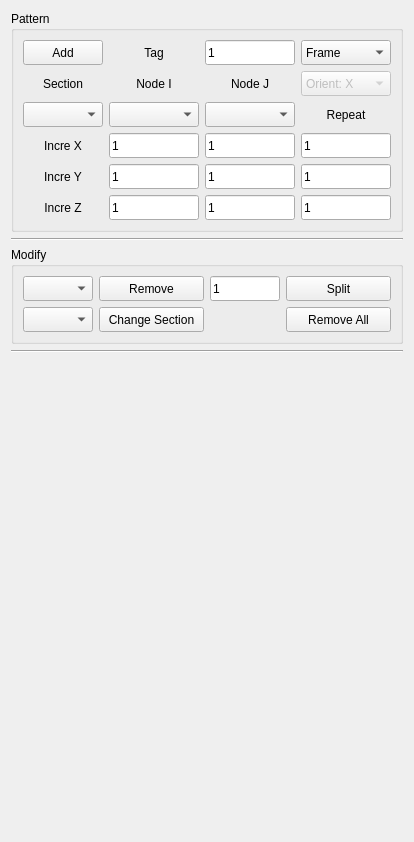
        <widget class="QWidget" name="tab_element">
         <attribute name="title">
          <string>Element</string>
         </attribute>
         <layout class="QVBoxLayout" name="verticalLayout_8">
          <item>
           <widget class="QGroupBox" name="groupBox_2">
            <property name="title">
             <string>Pattern</string>
            </property>
            <layout class="QVBoxLayout" name="verticalLayout_7">
             <item>
              <layout class="QGridLayout" name="gridLayout_2">
               <item row="0" column="0">
                <widget class="QPushButton" name="button_add_element">
                 <property name="sizePolicy">
                  <sizepolicy hsizetype="Preferred" vsizetype="Fixed">
                   <horstretch>0</horstretch>
                   <verstretch>0</verstretch>
                  </sizepolicy>
                 </property>
                 <property name="minimumSize">
                  <size>
                   <width>60</width>
                   <height>25</height>
                  </size>
                 </property>
                 <property name="maximumSize">
                  <size>
                   <width>90</width>
                   <height>40</height>
                  </size>
                 </property>
                 <property name="text">
                  <string>Add</string>
                 </property>
                </widget>
               </item>
               <item row="0" column="1">
                <widget class="QLabel" name="label_element">
                 <property name="sizePolicy">
                  <sizepolicy hsizetype="Preferred" vsizetype="Preferred">
                   <horstretch>0</horstretch>
                   <verstretch>0</verstretch>
                  </sizepolicy>
                 </property>
                 <property name="minimumSize">
                  <size>
                   <width>60</width>
                   <height>25</height>
                  </size>
                 </property>
                 <property name="maximumSize">
                  <size>
                   <width>90</width>
                   <height>40</height>
                  </size>
                 </property>
                 <property name="text">
                  <string>Tag</string>
                 </property>
                 <property name="alignment">
                  <set>Qt::AlignCenter</set>
                 </property>
                </widget>
               </item>
               <item row="0" column="2">
                <widget class="QLineEdit" name="input_element_tag">
                 <property name="sizePolicy">
                  <sizepolicy hsizetype="Preferred" vsizetype="Fixed">
                   <horstretch>0</horstretch>
                   <verstretch>0</verstretch>
                  </sizepolicy>
                 </property>
                 <property name="minimumSize">
                  <size>
                   <width>60</width>
                   <height>25</height>
                  </size>
                 </property>
                 <property name="maximumSize">
                  <size>
                   <width>90</width>
                   <height>40</height>
                  </size>
                 </property>
                 <property name="text">
                  <string>1</string>
                 </property>
                </widget>
               </item>
               <item row="1" column="0">
                <widget class="QLabel" name="label_material">
                 <property name="sizePolicy">
                  <sizepolicy hsizetype="Preferred" vsizetype="Preferred">
                   <horstretch>0</horstretch>
                   <verstretch>0</verstretch>
                  </sizepolicy>
                 </property>
                 <property name="minimumSize">
                  <size>
                   <width>60</width>
                   <height>25</height>
                  </size>
                 </property>
                 <property name="maximumSize">
                  <size>
                   <width>90</width>
                   <height>40</height>
                  </size>
                 </property>
                 <property name="text">
                  <string>Section</string>
                 </property>
                 <property name="alignment">
                  <set>Qt::AlignCenter</set>
                 </property>
                </widget>
               </item>
               <item row="1" column="1">
                <widget class="QLabel" name="label_nodei">
                 <property name="sizePolicy">
                  <sizepolicy hsizetype="Preferred" vsizetype="Preferred">
                   <horstretch>0</horstretch>
                   <verstretch>0</verstretch>
                  </sizepolicy>
                 </property>
                 <property name="minimumSize">
                  <size>
                   <width>60</width>
                   <height>25</height>
                  </size>
                 </property>
                 <property name="maximumSize">
                  <size>
                   <width>90</width>
                   <height>40</height>
                  </size>
                 </property>
                 <property name="text">
                  <string>Node I</string>
                 </property>
                 <property name="alignment">
                  <set>Qt::AlignCenter</set>
                 </property>
                </widget>
               </item>
               <item row="1" column="2">
                <widget class="QLabel" name="label_nodej">
                 <property name="sizePolicy">
                  <sizepolicy hsizetype="Preferred" vsizetype="Preferred">
                   <horstretch>0</horstretch>
                   <verstretch>0</verstretch>
                  </sizepolicy>
                 </property>
                 <property name="minimumSize">
                  <size>
                   <width>60</width>
                   <height>25</height>
                  </size>
                 </property>
                 <property name="maximumSize">
                  <size>
                   <width>90</width>
                   <height>40</height>
                  </size>
                 </property>
                 <property name="text">
                  <string>Node J</string>
                 </property>
                 <property name="alignment">
                  <set>Qt::AlignCenter</set>
                 </property>
                </widget>
               </item>
               <item row="2" column="0">
                <widget class="QComboBox" name="box_section">
                 <property name="sizePolicy">
                  <sizepolicy hsizetype="Preferred" vsizetype="Fixed">
                   <horstretch>0</horstretch>
                   <verstretch>0</verstretch>
                  </sizepolicy>
                 </property>
                 <property name="minimumSize">
                  <size>
                   <width>60</width>
                   <height>25</height>
                  </size>
                 </property>
                 <property name="maximumSize">
                  <size>
                   <width>90</width>
                   <height>40</height>
                  </size>
                 </property>
                </widget>
               </item>
               <item row="2" column="1">
                <widget class="QComboBox" name="box_node_i">
                 <property name="sizePolicy">
                  <sizepolicy hsizetype="Preferred" vsizetype="Fixed">
                   <horstretch>0</horstretch>
                   <verstretch>0</verstretch>
                  </sizepolicy>
                 </property>
                 <property name="minimumSize">
                  <size>
                   <width>60</width>
                   <height>25</height>
                  </size>
                 </property>
                 <property name="maximumSize">
                  <size>
                   <width>90</width>
                   <height>40</height>
                  </size>
                 </property>
                </widget>
               </item>
               <item row="2" column="2">
                <widget class="QComboBox" name="box_node_j">
                 <property name="sizePolicy">
                  <sizepolicy hsizetype="Preferred" vsizetype="Fixed">
                   <horstretch>0</horstretch>
                   <verstretch>0</verstretch>
                  </sizepolicy>
                 </property>
                 <property name="minimumSize">
                  <size>
                   <width>60</width>
                   <height>25</height>
                  </size>
                 </property>
                 <property name="maximumSize">
                  <size>
                   <width>90</width>
                   <height>40</height>
                  </size>
                 </property>
                </widget>
               </item>
               <item row="2" column="3">
                <widget class="QLabel" name="label_repeat">
                 <property name="sizePolicy">
                  <sizepolicy hsizetype="Preferred" vsizetype="Preferred">
                   <horstretch>0</horstretch>
                   <verstretch>0</verstretch>
                  </sizepolicy>
                 </property>
                 <property name="minimumSize">
                  <size>
                   <width>60</width>
                   <height>25</height>
                  </size>
                 </property>
                 <property name="maximumSize">
                  <size>
                   <width>90</width>
                   <height>40</height>
                  </size>
                 </property>
                 <property name="text">
                  <string>Repeat</string>
                 </property>
                 <property name="alignment">
                  <set>Qt::AlignCenter</set>
                 </property>
                </widget>
               </item>
               <item row="3" column="0">
                <widget class="QLabel" name="label_increi">
                 <property name="sizePolicy">
                  <sizepolicy hsizetype="Preferred" vsizetype="Preferred">
                   <horstretch>0</horstretch>
                   <verstretch>0</verstretch>
                  </sizepolicy>
                 </property>
                 <property name="minimumSize">
                  <size>
                   <width>60</width>
                   <height>25</height>
                  </size>
                 </property>
                 <property name="maximumSize">
                  <size>
                   <width>90</width>
                   <height>40</height>
                  </size>
                 </property>
                 <property name="text">
                  <string>Incre X</string>
                 </property>
                 <property name="alignment">
                  <set>Qt::AlignCenter</set>
                 </property>
                </widget>
               </item>
               <item row="3" column="1">
                <widget class="QLineEdit" name="input_increix">
                 <property name="sizePolicy">
                  <sizepolicy hsizetype="Preferred" vsizetype="Fixed">
                   <horstretch>0</horstretch>
                   <verstretch>0</verstretch>
                  </sizepolicy>
                 </property>
                 <property name="minimumSize">
                  <size>
                   <width>60</width>
                   <height>25</height>
                  </size>
                 </property>
                 <property name="maximumSize">
                  <size>
                   <width>90</width>
                   <height>40</height>
                  </size>
                 </property>
                 <property name="text">
                  <string>1</string>
                 </property>
                </widget>
               </item>
               <item row="3" column="2">
                <widget class="QLineEdit" name="input_increjx">
                 <property name="sizePolicy">
                  <sizepolicy hsizetype="Preferred" vsizetype="Fixed">
                   <horstretch>0</horstretch>
                   <verstretch>0</verstretch>
                  </sizepolicy>
                 </property>
                 <property name="minimumSize">
                  <size>
                   <width>60</width>
                   <height>25</height>
                  </size>
                 </property>
                 <property name="maximumSize">
                  <size>
                   <width>90</width>
                   <height>40</height>
                  </size>
                 </property>
                 <property name="text">
                  <string>1</string>
                 </property>
                </widget>
               </item>
               <item row="3" column="3">
                <widget class="QLineEdit" name="input_repeati">
                 <property name="sizePolicy">
                  <sizepolicy hsizetype="Preferred" vsizetype="Fixed">
                   <horstretch>0</horstretch>
                   <verstretch>0</verstretch>
                  </sizepolicy>
                 </property>
                 <property name="minimumSize">
                  <size>
                   <width>60</width>
                   <height>25</height>
                  </size>
                 </property>
                 <property name="maximumSize">
                  <size>
                   <width>90</width>
                   <height>40</height>
                  </size>
                 </property>
                 <property name="text">
                  <string>1</string>
                 </property>
                </widget>
               </item>
               <item row="4" column="0">
                <widget class="QLabel" name="label_increj">
                 <property name="sizePolicy">
                  <sizepolicy hsizetype="Preferred" vsizetype="Preferred">
                   <horstretch>0</horstretch>
                   <verstretch>0</verstretch>
                  </sizepolicy>
                 </property>
                 <property name="minimumSize">
                  <size>
                   <width>60</width>
                   <height>25</height>
                  </size>
                 </property>
                 <property name="maximumSize">
                  <size>
                   <width>90</width>
                   <height>40</height>
                  </size>
                 </property>
                 <property name="text">
                  <string>Incre Y</string>
                 </property>
                 <property name="alignment">
                  <set>Qt::AlignCenter</set>
                 </property>
                </widget>
               </item>
               <item row="4" column="1">
                <widget class="QLineEdit" name="input_increiy">
                 <property name="sizePolicy">
                  <sizepolicy hsizetype="Preferred" vsizetype="Fixed">
                   <horstretch>0</horstretch>
                   <verstretch>0</verstretch>
                  </sizepolicy>
                 </property>
                 <property name="minimumSize">
                  <size>
                   <width>60</width>
                   <height>25</height>
                  </size>
                 </property>
                 <property name="maximumSize">
                  <size>
                   <width>90</width>
                   <height>40</height>
                  </size>
                 </property>
                 <property name="text">
                  <string>1</string>
                 </property>
                </widget>
               </item>
               <item row="4" column="2">
                <widget class="QLineEdit" name="input_increjy">
                 <property name="sizePolicy">
                  <sizepolicy hsizetype="Preferred" vsizetype="Fixed">
                   <horstretch>0</horstretch>
                   <verstretch>0</verstretch>
                  </sizepolicy>
                 </property>
                 <property name="minimumSize">
                  <size>
                   <width>60</width>
                   <height>25</height>
                  </size>
                 </property>
                 <property name="maximumSize">
                  <size>
                   <width>90</width>
                   <height>40</height>
                  </size>
                 </property>
                 <property name="text">
                  <string>1</string>
                 </property>
                </widget>
               </item>
               <item row="4" column="3">
                <widget class="QLineEdit" name="input_repeatj">
                 <property name="sizePolicy">
                  <sizepolicy hsizetype="Preferred" vsizetype="Fixed">
                   <horstretch>0</horstretch>
                   <verstretch>0</verstretch>
                  </sizepolicy>
                 </property>
                 <property name="minimumSize">
                  <size>
                   <width>60</width>
                   <height>25</height>
                  </size>
                 </property>
                 <property name="maximumSize">
                  <size>
                   <width>90</width>
                   <height>40</height>
                  </size>
                 </property>
                 <property name="text">
                  <string>1</string>
                 </property>
                </widget>
               </item>
               <item row="5" column="0">
                <widget class="QLabel" name="label_increk">
                 <property name="sizePolicy">
                  <sizepolicy hsizetype="Preferred" vsizetype="Preferred">
                   <horstretch>0</horstretch>
                   <verstretch>0</verstretch>
                  </sizepolicy>
                 </property>
                 <property name="minimumSize">
                  <size>
                   <width>60</width>
                   <height>25</height>
                  </size>
                 </property>
                 <property name="maximumSize">
                  <size>
                   <width>90</width>
                   <height>40</height>
                  </size>
                 </property>
                 <property name="text">
                  <string>Incre Z</string>
                 </property>
                 <property name="alignment">
                  <set>Qt::AlignCenter</set>
                 </property>
                </widget>
               </item>
               <item row="5" column="1">
                <widget class="QLineEdit" name="input_increiz">
                 <property name="sizePolicy">
                  <sizepolicy hsizetype="Preferred" vsizetype="Fixed">
                   <horstretch>0</horstretch>
                   <verstretch>0</verstretch>
                  </sizepolicy>
                 </property>
                 <property name="minimumSize">
                  <size>
                   <width>60</width>
                   <height>25</height>
                  </size>
                 </property>
                 <property name="maximumSize">
                  <size>
                   <width>90</width>
                   <height>40</height>
                  </size>
                 </property>
                 <property name="text">
                  <string>1</string>
                 </property>
                </widget>
               </item>
               <item row="5" column="2">
                <widget class="QLineEdit" name="input_increjz">
                 <property name="sizePolicy">
                  <sizepolicy hsizetype="Preferred" vsizetype="Fixed">
                   <horstretch>0</horstretch>
                   <verstretch>0</verstretch>
                  </sizepolicy>
                 </property>
                 <property name="minimumSize">
                  <size>
                   <width>60</width>
                   <height>25</height>
                  </size>
                 </property>
                 <property name="maximumSize">
                  <size>
                   <width>90</width>
                   <height>40</height>
                  </size>
                 </property>
                 <property name="text">
                  <string>1</string>
                 </property>
                </widget>
               </item>
               <item row="5" column="3">
                <widget class="QLineEdit" name="input_repeatk">
                 <property name="sizePolicy">
                  <sizepolicy hsizetype="Preferred" vsizetype="Fixed">
                   <horstretch>0</horstretch>
                   <verstretch>0</verstretch>
                  </sizepolicy>
                 </property>
                 <property name="minimumSize">
                  <size>
                   <width>60</width>
                   <height>25</height>
                  </size>
                 </property>
                 <property name="maximumSize">
                  <size>
                   <width>90</width>
                   <height>40</height>
                  </size>
                 </property>
                 <property name="text">
                  <string>1</string>
                 </property>
                </widget>
               </item>
               <item row="0" column="3">
                <widget class="QComboBox" name="box_element_type">
                 <property name="sizePolicy">
                  <sizepolicy hsizetype="Preferred" vsizetype="Fixed">
                   <horstretch>0</horstretch>
                   <verstretch>0</verstretch>
                  </sizepolicy>
                 </property>
                 <property name="minimumSize">
                  <size>
                   <width>60</width>
                   <height>25</height>
                  </size>
                 </property>
                 <property name="maximumSize">
                  <size>
                   <width>90</width>
                   <height>40</height>
                  </size>
                 </property>
                 <item>
                  <property name="text">
                   <string>Frame</string>
                  </property>
                 </item>
                 <item>
                  <property name="text">
                   <string>Brace</string>
                  </property>
                 </item>
                 <item>
                  <property name="text">
                   <string>Wall</string>
                  </property>
                 </item>
                </widget>
               </item>
               <item row="1" column="3">
                <widget class="QComboBox" name="box_orient">
                 <property name="enabled">
                  <bool>false</bool>
                 </property>
                 <property name="minimumSize">
                  <size>
                   <width>60</width>
                   <height>25</height>
                  </size>
                 </property>
                 <property name="maximumSize">
                  <size>
                   <width>90</width>
                   <height>40</height>
                  </size>
                 </property>
                 <item>
                  <property name="text">
                   <string>Orient: X</string>
                  </property>
                 </item>
                 <item>
                  <property name="text">
                   <string>Orient: Y</string>
                  </property>
                 </item>
                </widget>
               </item>
              </layout>
             </item>
            </layout>
           </widget>
          </item>
          <item>
           <widget class="Line" name="line_5">
            <property name="orientation">
             <enum>Qt::Horizontal</enum>
            </property>
           </widget>
          </item>
          <item>
           <widget class="QGroupBox" name="groupBox_8">
            <property name="title">
             <string>Modify</string>
            </property>
            <layout class="QVBoxLayout" name="verticalLayout_4">
             <item>
              <layout class="QGridLayout" name="gridLayout_4">
               <item row="0" column="1">
                <widget class="QPushButton" name="button_remove_element">
                 <property name="minimumSize">
                  <size>
                   <width>100</width>
                   <height>25</height>
                  </size>
                 </property>
                 <property name="maximumSize">
                  <size>
                   <width>120</width>
                   <height>40</height>
                  </size>
                 </property>
                 <property name="text">
                  <string>Remove</string>
                 </property>
                </widget>
               </item>
               <item row="0" column="3">
                <widget class="QPushButton" name="button_split_element">
                 <property name="minimumSize">
                  <size>
                   <width>60</width>
                   <height>25</height>
                  </size>
                 </property>
                 <property name="maximumSize">
                  <size>
                   <width>120</width>
                   <height>40</height>
                  </size>
                 </property>
                 <property name="text">
                  <string>Split</string>
                 </property>
                </widget>
               </item>
               <item row="1" column="0">
                <widget class="QComboBox" name="box_section_2">
                 <property name="minimumSize">
                  <size>
                   <width>60</width>
                   <height>25</height>
                  </size>
                 </property>
                 <property name="maximumSize">
                  <size>
                   <width>70</width>
                   <height>40</height>
                  </size>
                 </property>
                </widget>
               </item>
               <item row="0" column="0">
                <widget class="QComboBox" name="box_element">
                 <property name="minimumSize">
                  <size>
                   <width>60</width>
                   <height>25</height>
                  </size>
                 </property>
                 <property name="maximumSize">
                  <size>
                   <width>70</width>
                   <height>40</height>
                  </size>
                 </property>
                </widget>
               </item>
               <item row="0" column="2">
                <widget class="QLineEdit" name="input_split">
                 <property name="minimumSize">
                  <size>
                   <width>60</width>
                   <height>25</height>
                  </size>
                 </property>
                 <property name="maximumSize">
                  <size>
                   <width>70</width>
                   <height>16777215</height>
                  </size>
                 </property>
                 <property name="text">
                  <string>1</string>
                 </property>
                </widget>
               </item>
               <item row="1" column="1">
                <widget class="QPushButton" name="button_change_section">
                 <property name="minimumSize">
                  <size>
                   <width>100</width>
                   <height>25</height>
                  </size>
                 </property>
                 <property name="maximumSize">
                  <size>
                   <width>120</width>
                   <height>40</height>
                  </size>
                 </property>
                 <property name="text">
                  <string>Change Section</string>
                 </property>
                </widget>
               </item>
               <item row="1" column="3">
                <widget class="QPushButton" name="button_remove_all_element">
                 <property name="minimumSize">
                  <size>
                   <width>60</width>
                   <height>25</height>
                  </size>
                 </property>
                 <property name="maximumSize">
                  <size>
                   <width>120</width>
                   <height>40</height>
                  </size>
                 </property>
                 <property name="text">
                  <string>Remove All</string>
                 </property>
                </widget>
               </item>
              </layout>
             </item>
            </layout>
           </widget>
          </item>
          <item>
           <widget class="Line" name="line_4">
            <property name="orientation">
             <enum>Qt::Horizontal</enum>
            </property>
           </widget>
          </item>
          <item>
           <widget class="QLabel" name="label_section_info">
            <property name="text">
             <string/>
            </property>
           </widget>
          </item>
          <item>
           <spacer name="verticalSpacer_2">
            <property name="orientation">
             <enum>Qt::Vertical</enum>
            </property>
            <property name="sizeHint" stdset="0">
             <size>
              <width>20</width>
              <height>458</height>
             </size>
            </property>
           </spacer>
          </item>
         </layout>
        </widget>
